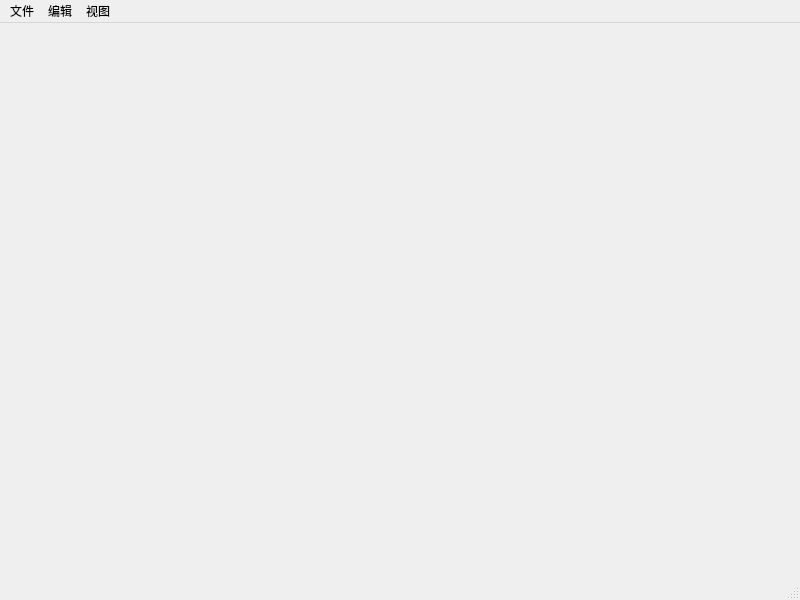
<?xml version="1.0" encoding="UTF-8"?>
<ui version="4.0">
 <class>MainWindow</class>
 <widget class="QMainWindow" name="MainWindow">
  <property name="geometry">
   <rect>
    <x>0</x>
    <y>0</y>
    <width>800</width>
    <height>600</height>
   </rect>
  </property>
  <property name="windowTitle">
   <string>MainWindow</string>
  </property>
  <widget class="QWidget" name="centralwidget"/>
  <widget class="QMenuBar" name="menubar">
   <property name="geometry">
    <rect>
     <x>0</x>
     <y>0</y>
     <width>800</width>
     <height>25</height>
    </rect>
   </property>
   <widget class="QMenu" name="menu_file">
    <property name="title">
     <string>文件</string>
    </property>
    <widget class="QMenu" name="menu">
     <property name="title">
      <string>保存</string>
     </property>
     <addaction name="actionSave_1"/>
     <addaction name="actionSave_2"/>
    </widget>
    <addaction name="action_open"/>
    <addaction name="menu"/>
    <addaction name="separator"/>
    <addaction name="action_close"/>
    <addaction name="action_edit"/>
   </widget>
   <widget class="QMenu" name="menu_edit">
    <property name="title">
     <string>编辑</string>
    </property>
   </widget>
   <widget class="QMenu" name="menu_view">
    <property name="title">
     <string>视图</string>
    </property>
   </widget>
   <addaction name="menu_file"/>
   <addaction name="menu_edit"/>
   <addaction name="menu_view"/>
  </widget>
  <widget class="QStatusBar" name="statusbar"/>
  <action name="action_open">
   <property name="text">
    <string>打开</string>
   </property>
  </action>
  <action name="action_close">
   <property name="text">
    <string>关闭</string>
   </property>
  </action>
  <action name="actionSave_1">
   <property name="text">
    <string>Save1</string>
   </property>
  </action>
  <action name="actionSave_2">
   <property name="text">
    <string>Save2</string>
   </property>
  </action>
  <action name="action_edit">
   <property name="text">
    <string>编辑</string>
   </property>
  </action>
 </widget>
 <resources/>
 <connections/>
</ui>
